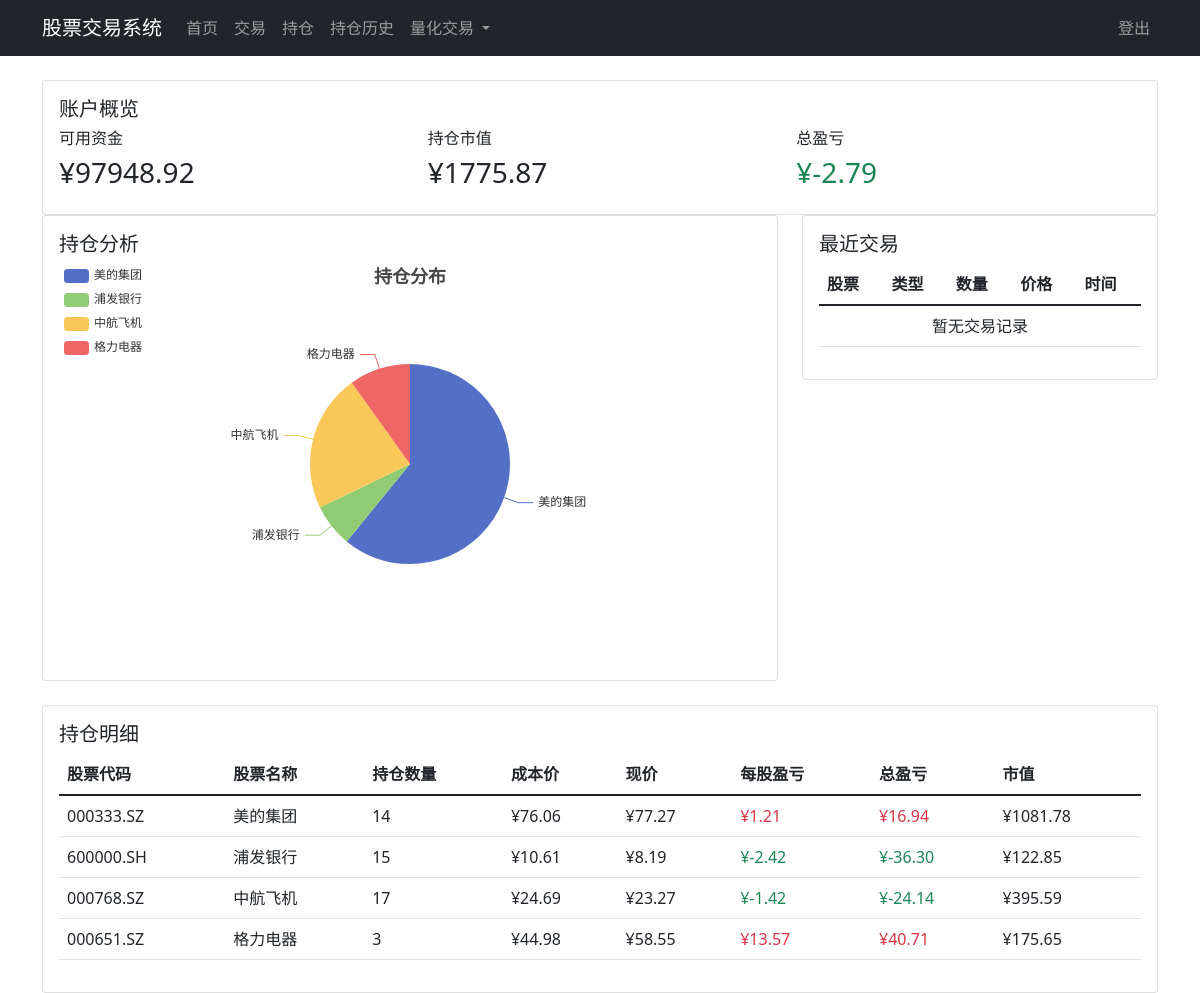
The page /dashboard (signed in) on the database its author committed.
### database.py (models this page shows, shortened)
class User(UserMixin, db.Model):
    id = db.Column(db.Integer, primary_key=True)
    username = db.Column(db.String(80), unique=True, nullable=False)
    password_hash = db.Column(db.String(128))
    balance = db.Column(db.Float, default=100000.0)
    created_at = db.Column(db.DateTime, default=datetime.utcnow)
    positions = db.relationship('Position', backref='user', lazy=True)
    trades = db.relationship('Trade', backref='user', lazy=True)

class Stock(db.Model):
    id = db.Column(db.Integer, primary_key=True)
    code = db.Column(db.String(10), unique=True, nullable=False)  # 股票代码
    name = db.Column(db.String(50), nullable=False)  # 股票名称
    industry = db.Column(db.String(50))  # 所属行业
    market = db.Column(db.String(20))  # 市场类型
    last_price = db.Column(db.Float)  # 最新价格
    prev_price = db.Column(db.Float)  # 前一日价格
    last_update = db.Column(db.DateTime)  # 最后更新时间
    positions = db.relationship('Position', backref='stock', lazy=True)
    trades = db.relationship('Trade', backref='stock', lazy=True)

class Position(db.Model):
    id = db.Column(db.Integer, primary_key=True)
    user_id = db.Column(db.Integer, db.ForeignKey('user.id'), nullable=False)
    stock_id = db.Column(db.Integer, db.ForeignKey('stock.id'), nullable=False)
    quantity = db.Column(db.Integer, nullable=False)
    average_price = db.Column(db.Float, nullable=False)
    created_at = db.Column(db.DateTime, default=datetime.utcnow)
    updated_at = db.Column(db.DateTime, default=datetime.utcnow, onupdate=datetime.utcnow)

### app.py (the view)
@app.route('/dashboard')
@login_required
def dashboard():
    positions = Position.query.filter_by(user_id=current_user.id).all()
    total_position_value = 0
    total_profit = 0
    position_details = []
    for position in positions:
        market_value = position.quantity * position.stock.last_price
        profit = position.quantity * (position.stock.last_price - position.average_price)
        total_position_value += market_value
        total_profit += profit
        position_details.append({
            'code': position.stock.code,
            'name': position.stock.name,
            'quantity': position.quantity,
            'average_price': position.average_price,
            'current_price': position.stock.last_price,
            'market_value': market_value,
            'profit': profit,
            'profit_color': 'text-danger' if profit > 0 else 'text-success'
        })
    return render_template('dashboard.html',
                         balance=current_user.balance,
                         total_position_value=total_position_value,
                         total_profit=total_profit,
                         positions=position_details,
                         profit_color='text-danger' if total_profit > 0 else 'text-success')

### app.py (called while the page is built)
@login_manager.user_loader
def load_user(user_id):
    return User.query.get(int(user_id))

@app.before_request
def check_user_session():
    if current_user.is_authenticated:
        session['last_activity'] = datetime.now().timestamp()
    elif request.endpoint and 'static' not in request.endpoint and request.endpoint not in ['login', 'register']:
        if request.is_xhr:
            return jsonify({'error': 'unauthorized', 'message': '请重新登录'}), 401
        return redirect(url_for('login'))

### templates/dashboard.html (shortened to what this page needs)
{% extends "base.html" %}
{% block content %}
<div class="row">
    <div class="col-md-12">
        <div class="card">
            <div class="card-body">
                <h5 class="card-title">账户概览</h5>
                <div class="row">
                    <div class="col-md-4">
                        <h6>可用资金</h6>
                        <h3>¥{{ "%.2f"|format(balance) }}</h3>
                    </div>
                    <div class="col-md-4">
                        <h6>持仓市值</h6>
                        <h3>¥{{ "%.2f"|format(total_position_value) }}</h3>
                    </div>
                    <div class="col-md-4">
                        <h6>总盈亏</h6>
                        <h3 class="{{ profit_color }}">¥{{ "%.2f"|format(total_profit) }}</h3>
                    </div>
                </div>
            </div>
        </div>
    </div>
</div>
<div class="row">
    <div class="col-md-8">
        <div class="card">
            <div class="card-body">
                <h5 class="card-title">持仓分析</h5>
                <div id="position-chart" style="height: 400px;"></div>
            </div>
        </div>
    </div>
    <div class="col-md-4">
        <div class="card">
            <div class="card-body">
                <h5 class="card-title">最近交易</h5>
                <div class="table-responsive">
                    <table class="table">
                        <thead>
                            <tr>
                                <th>股票</th>
                                <th>类型</th>
                                <th>数量</th>
                                <th>价格</th>
                                <th>时间</th>
                            </tr>
                        </thead>
                        <tbody>
                            {% if recent_trades %}
                                {% for trade in recent_trades %}
                                <tr>
                                    <td>{{ trade.stock.code }}</td>
                                    <td>{{ trade.type }}</td>
                                    <td>{{ trade.quantity }}</td>
                                    <td>¥{{ "%.2f"|format(trade.price) }}</td>
                                    <td>{{ trade.created_at.strftime('%Y-%m-%d %H:%M') }}</td>
                                </tr>
                                {% endfor %}
                            {% else %}
                                <tr>
                                    <td colspan="5" class="text-center">暂无交易记录</td>
                                </tr>
                            {% endif %}
                        </tbody>
                    </table>
                </div>
            </div>
        </div>
    </div>
</div>
<div class="row mt-4">
    <div class="col-md-12">
        <div class="card">
            <div class="card-body">
                <h5 class="card-title">持仓明细</h5>
                <div class="table-responsive">
                    <table class="table">
                        <thead>
                            <tr>
                                <th>股票代码</th>
                                <th>股票名称</th>
                                <th>持仓数量</th>
                                <th>成本价</th>
                                <th>现价</th>
                                <th>每股盈亏</th>
                                <th>总盈亏</th>
                                <th>市值</th>
                            </tr>
                        </thead>
                        <tbody>
                            {% if positions %}
                                {% for position in positions %}
                                <tr>
                                    <td>{{ position.code }}</td>
                                    <td>{{ position.name }}</td>
                                    <td>{{ position.quantity }}</td>
                                    <td>¥{{ "%.2f"|format(position.average_price) }}</td>
                                    <td>¥{{ "%.2f"|format(position.current_price) }}</td>
                                    <td class="{{ 'text-danger' if position.current_price > position.average_price else 'text-success' }}">
                                        ¥{{ "%.2f"|format(position.current_price - position.average_price) }}
                                    </td>
                                    <td class="{{ position.profit_color }}">
                                        ¥{{ "%.2f"|format(position.profit) }}
                                    </td>
                                    <td>¥{{ "%.2f"|format(position.market_value) }}</td>
                                </tr>
                                {% endfor %}
                            {% else %}
                                <tr>
                                    <td colspan="8" class="text-center">暂无持仓</td>
                                </tr>
                            {% endif %}
                        </tbody>
                    </table>
                </div>
            </div>
        </div>
    </div>
</div>
{% endblock %}
{% block extra_js %}
<script type="text/javascript">
    /* 初始化持仓分析图表 */
    var positionChart = echarts.init(document.getElementById('position-chart'));
    /* 准备数据 */
    var positionData = [
        {% if positions %}
            {% for position in positions %}
            {
                name: "{{ position.name }}",
                value: {{ position.market_value }}
            },
            {% endfor %}
        {% else %}
            {
                name: "暂无持仓",
                value: 0
            }
        {% endif %}
    ];
    var option = {
        title: {
            text: "持仓分布",
            left: "center"
        },
        tooltip: {
            trigger: "item",
            formatter: "{a} <br/>{b}: ¥{c} ({d}%)"
        },
        legend: {
            orient: "vertical",
            left: "left"
        },
        series: [
            {
                name: "持仓市值",
                type: "pie",
                radius: "50%",
                data: positionData,
                emphasis: {
                    itemStyle: {
                        shadowBlur: 10,
                        shadowOffsetX: 0,
                        shadowColor: "rgba(0, 0, 0, 0.5)"
                    }
                }
            }
        ]
    };
    positionChart.setOption(option);
    /* 响应式调整 */
    window.addEventListener("resize", function() {
        positionChart.resize();
    });
</script>
{% endblock %}

### templates/base.html (shortened to what this page needs)
<!DOCTYPE html>
<html lang="zh">
<head>
    <link href="https://cdn.jsdelivr.net/npm/bootstrap@5.1.3/dist/css/bootstrap.min.css" rel="stylesheet">
    <link href="https://cdn.jsdelivr.net/npm/font-awesome@4.7.0/css/font-awesome.min.css" rel="stylesheet">
</head>
<body>
    <nav class="navbar navbar-expand-lg navbar-dark bg-dark">
        <div class="container">
            <a class="navbar-brand" href="{{ url_for('index') }}">股票交易系统</a>
            <div class="collapse navbar-collapse" id="navbarNav">
                <ul class="navbar-nav">
                    <li class="nav-item">
                        <a class="nav-link" href="{{ url_for('index') }}">首页</a>
                    </li>
                    <li class="nav-item">
                        <a class="nav-link" href="{{ url_for('trade') }}">交易</a>
                    </li>
                    <li class="nav-item">
                        <a class="nav-link" href="{{ url_for('positions') }}">持仓</a>
                    </li>
                    <li class="nav-item">
                        <a class="nav-link" href="{{ url_for('position_history') }}">持仓历史</a>
                    </li>
                    <li class="nav-item dropdown">
                        <a class="nav-link dropdown-toggle" href="#" id="quantDropdown" role="button" data-bs-toggle="dropdown">
                            量化交易
                        </a>
                    </li>
                </ul>
                <ul class="navbar-nav ms-auto">
                    {% if current_user.is_authenticated %}
                    <li class="nav-item">
                        <a class="nav-link" href="{{ url_for('logout') }}">登出</a>
                    </li>
                    {% else %}
                    <li class="nav-item">
                        <a class="nav-link" href="{{ url_for('login') }}">登录</a>
                    </li>
                    {% endif %}
                </ul>
            </div>
        </div>
    </nav>
    <div class="container mt-4">
        {% block content %}{% endblock %}
    </div>
    {% block extra_js %}{% endblock %}
</body>
</html>

### rows shown on the page
User: balance "97948.92"
Stock: code "000333.SZ", name "美的集团", current_price "77.27", position.current_price-position.average_price "1.21"
Position: average_price "76.06"
Stock: code "600000.SH", name "浦发银行", current_price "8.19", position.current_price-position.average_price "-2.42"
Position: average_price "10.61"
Stock: code "000768.SZ", name "中航飞机", current_price "23.27", position.current_price-position.average_price "-1.42"
Position: average_price "24.69"
Stock: code "000651.SZ", name "格力电器", current_price "58.55", position.current_price-position.average_price "13.57"
Position: average_price "44.98"

### other values the page prints
{{ "%.2f"|format(total_position_value) }} "1775.87"
{{ "%.2f"|format(total_profit) }} "-2.79"
{{ position.quantity }} "14" "15" "17" "3"
{{ "%.2f"|format(position.profit) }} "16.94" "-36.30" "-24.14" "40.71"
{{ "%.2f"|format(position.market_value) }} "1081.78" "122.85" "395.59" "175.65"
chart data {{ position.name }} 美的集团, 浦发银行, 中航飞机, 格力电器
chart data {{ position.market_value }} 1081.78, 122.85, 395.59, 175.64999999999998
